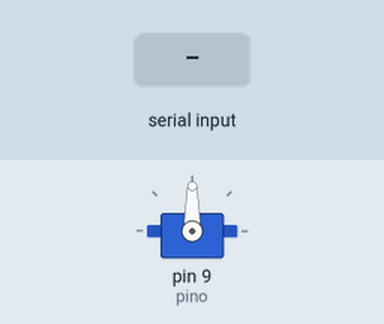
Simulated run of this sketch. Board: Arduino Uno, built with avr-gcc and run on an emulated ATmega328P. Parts: servo. The test bench sets the inputs (shaded band).

Above: at 1.2 s.
1.3 s: "30,150\n" received over Serial
At 3.4 s:
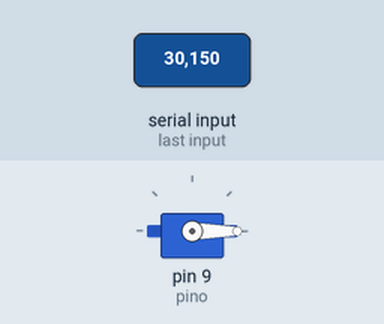
3.8 s: "90,45\n" received over Serial
At 4.6 s:
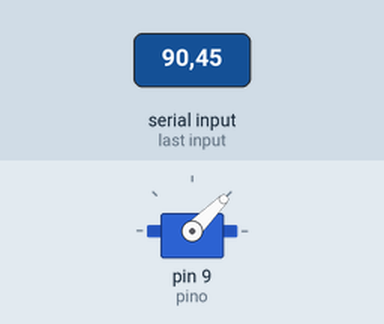
6.3 s: "200\n" received over Serial
At 6.6 s:
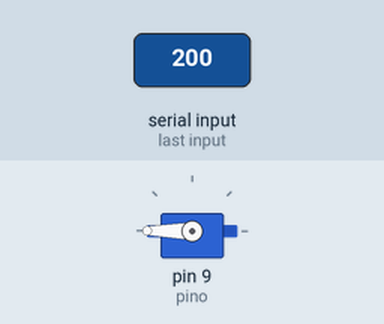
Timing chart, 0 to 9.3 s (numbered marks = the images above; inputs shaded):
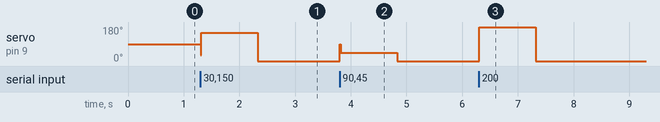

The sketch:

sketch_may17c.ino
```cpp
// C++ code
//
#include <Servo.h>
#define pino 9
//#define pot 0;
Servo servo;
int angulo = 0;

void setup()
{
 servo.attach(pino);
 Serial.begin(9600);
}

void loop()
{
  if(Serial.available() > 0){
    angulo = Serial.parseInt();
    servo.write(angulo);
    delay(15);
  }
}
```

Measured:
- after the input at 1.3 s, servo on pin 9 (pino): 90° → 150° at once, → 0° 1.0 s later
- after the input at 3.8 s, servo on pin 9 (pino): 0° → 45° at once, → 0° 1.0 s later
- after the input at 6.3 s, servo on pin 9 (pino): 0° → 180° at once, → 0° 1.0 s later
